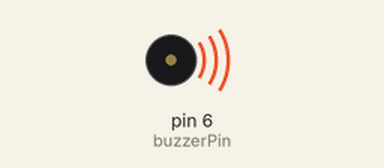
This sketch was run on a simulated Arduino Uno, built with avr-gcc and run on an emulated ATmega328P. Shown: buzzer (waves = sounding).

Above: at 0.1 s.
Timing chart, 0 to 1.6 s (numbered marks = the images above):
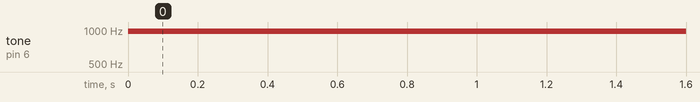

Measured:
- by itself, tone on pin 6 (buzzerPin): silent → 977 Hz at 0.00 s

The sketch:

buzzer.ino
```cpp
//Buzzer

int buzzerPin = 6;               // Buzzer connected to digital pin 6
unsigned char val = 128;         // variable to store loudness of buzzer 0 -> 255

void setup() {
  pinMode(buzzerPin, OUTPUT);  // sets the pin as output
}

void loop() {
  analogWrite(buzzerPin, val); //on a loop send a signal to the buzzer to produce a sound.
}
```
